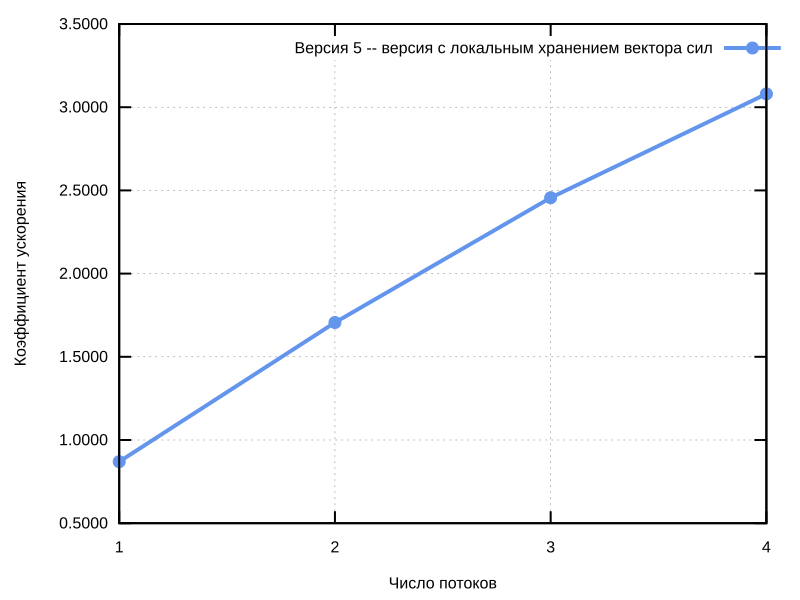

This chart was generated by the following gnuplot code:
set termoption enhanced
set terminal svg size 800,600 font "Arial, 16"
set encoding utf8
set output "5.svg"
set style line 1 lc rgb "0x6495ED" lt 1 lw 4 pt 7 ps 1
set border lw 2
set grid
set key top left
set xlabel "Число потоков"
set ylabel "Коэффициент ускорения" rotate by 90
set xtics 1
set xrange [1:4]
set format y "%1.4f"
plot "5.dat" using 1:2 title "Версия 5 -- версия с локальным хранением вектора сил" with linespoints ls 1, \